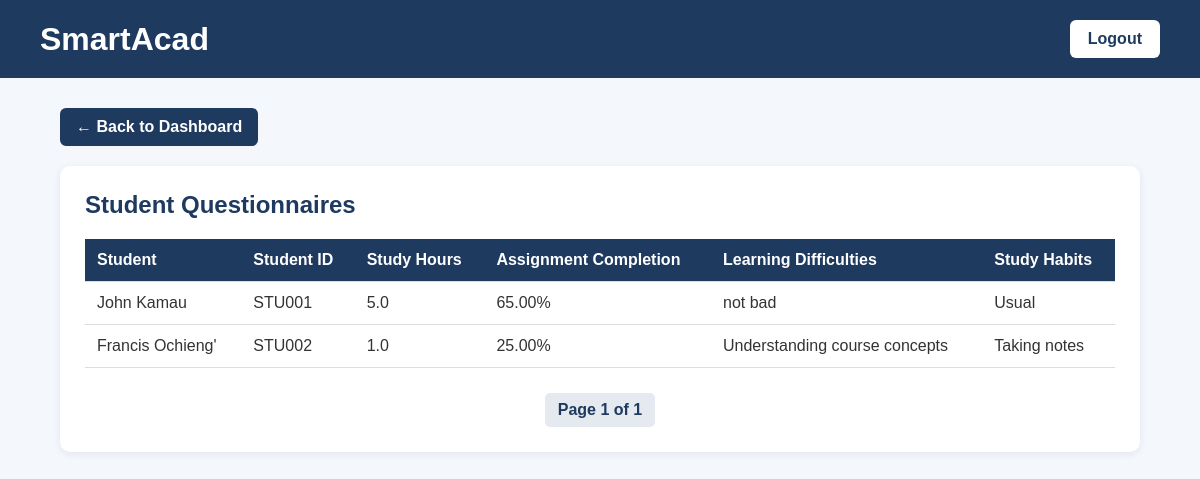
The app's page /admin-dashboard/questionnaires/ (signed in) with its own data.
### core/models.py (models this page shows, shortened)
class StudentQuestionnaire(models.Model):
    student = models.OneToOneField(
        Student,
        on_delete=models.CASCADE
    )
    submitted = models.BooleanField(
        default=False
    )
    study_hours = models.DecimalField(
        max_digits=4,
        decimal_places=1,
        null=True,
        blank=True
    )
    assignment_completion = models.DecimalField(
        max_digits=5,
        decimal_places=2,
        null=True,
        blank=True
    )
    learning_difficulties = models.TextField(
        blank=True
    )
    study_habits = models.TextField(
        blank=True
    )
    learning_resource_access = models.TextField(
        blank=True
    )

class Student(models.Model):
    user = models.OneToOneField(
        User,
        on_delete=models.CASCADE,
        null=True,
        blank=True
    )
    program = models.ForeignKey(
        Program,
        on_delete=models.PROTECT,
        null=True,
        blank=True,
        related_name="students",
    )
    student_id = models.CharField(max_length=20, unique=True)
    full_name = models.CharField(max_length=100)
    email = models.EmailField(unique=True)
    programme = models.CharField(max_length=100)
    year_of_study = models.PositiveIntegerField()
    gpa = models.DecimalField(
        max_digits=3,
        decimal_places=2,
        default=Decimal("0.00"),
    )

### core/views.py (the view)
@login_required
def academic_admin_questionnaires(request):
    if not request.user.groups.filter(
        name="Academic Admin"
    ).exists():
        return redirect_user_by_role(request.user)
    questionnaire_list = (
        StudentQuestionnaire.objects
        .filter(submitted=True)
        .select_related("student")
        .order_by("student__student_id")
    )
    paginator = Paginator(questionnaire_list, 20)
    questionnaires = paginator.get_page(
        request.GET.get("page")
    )
    return render(
        request,
        "academic_admin_questionnaires.html",
        {"questionnaires": questionnaires},
    )

### core/templates/academic_admin_questionnaires.html (shortened to what this page needs)
<!DOCTYPE html>
<html lang="en">
<head>
</head>
<body>
    <div class="header">
        <h1>
            SmartAcad
        </h1>
        <a
            href="{% url 'logout' %}"
            class="logout"
        >
            Logout
        </a>
    </div>
    <div class="container">
        <a
            href="{% url 'academic_admin_dashboard' %}"
            class="back-button"
        >
            ← Back to Dashboard
        </a>
        <div class="section">
            <h2>
                Student Questionnaires
            </h2>
            {% if questionnaires %}
                <table>
                    <thead>
                        <tr>
                            <th>Student</th>
                            <th>Student ID</th>
                            <th>Study Hours</th>
                            <th>Assignment Completion</th>
                            <th>Learning Difficulties</th>
                            <th>Study Habits</th>
                        </tr>
                    </thead>
                    <tbody>
                        {% for questionnaire in questionnaires %}
                            <tr>
                                <td>
                                    {{ questionnaire.student.full_name }}
                                </td>
                                <td>
                                    {{ questionnaire.student.student_id }}
                                </td>
                                <td>
                                    {% if questionnaire.study_hours is not None %}
                                        {{ questionnaire.study_hours }}
                                    {% else %}
                                        Not provided
                                    {% endif %}
                                </td>
                                <td>
                                    {% if questionnaire.assignment_completion is not None %}
                                        {{ questionnaire.assignment_completion }}%
                                    {% else %}
                                        Not provided
                                    {% endif %}
                                </td>
                                <td>
                                    {{ questionnaire.learning_difficulties|default:"Not provided" }}
                                </td>
                                <td>
                                    {{ questionnaire.study_habits|default:"Not provided" }}
                                </td>
                            </tr>
                        {% endfor %}
                    </tbody>
                </table>
                <div class="pagination">
                    <span class="current-page">
                        Page
                        {{ questionnaires.number }}
                        of
                        {{ questionnaires.paginator.num_pages }}
                    </span>
                </div>
            {% else %}
                <p>
                    No questionnaires available.
                </p>
            {% endif %}
        </div>
    </div>
</body>
</html>

### core/templates/academic_admin_questionnaires.html (style rules this page uses)
* { box-sizing: border-box; }
body { margin: 0; font-family: Arial, sans-serif; background-color: #f4f7fb; color: #333; }
.header { background-color: #1e3a5f; color: white; padding: 20px 40px; display: flex; justify-content: space-between; align-items: center; }
.header h1 { margin: 0; }
.logout { background-color: white; color: #1e3a5f; text-decoration: none; padding: 10px 18px; border-radius: 6px; font-weight: bold; }
.container { width: 90%; max-width: 1250px; margin: 30px auto; }
.back-button { display: inline-block; margin-bottom: 20px; background-color: #1e3a5f; color: white; text-decoration: none; padding: 10px 16px; border-radius: 6px; font-weight: bold; }
.section { background-color: white; padding: 25px; border-radius: 10px; box-shadow: 0 2px 8px rgba(0,0,0,0.08); overflow-x: auto; }
.section h2 { margin-top: 0; color: #1e3a5f; }
table { width: 100%; border-collapse: collapse; }
th, td { padding: 12px; border-bottom: 1px solid #ddd; text-align: left; }
th { background-color: #1e3a5f; color: white; }
.pagination { display: flex; justify-content: center; gap: 8px; margin-top: 25px; }
.pagination a, .pagination span { padding: 8px 13px; border-radius: 5px; text-decoration: none; }
.current-page { background-color: #e5eaf0; color: #1e3a5f; font-weight: bold; }

### records on screen
StudentQuestionnaire: student.full_name "John Kamau", student.student_id "STU001", study_hours "5.0", assignment_completion "65.00", learning_difficulties "not bad", study_habits "Usual"
StudentQuestionnaire: student.full_name "Francis Ochieng'", student.student_id "STU002", study_hours "1.0", assignment_completion "25.00", learning_difficulties "Understanding course concepts", study_habits "Taking notes"

### other values on screen
{{ questionnaires.number }} "1"
{{ questionnaires.paginator.num_pages }} "1"
